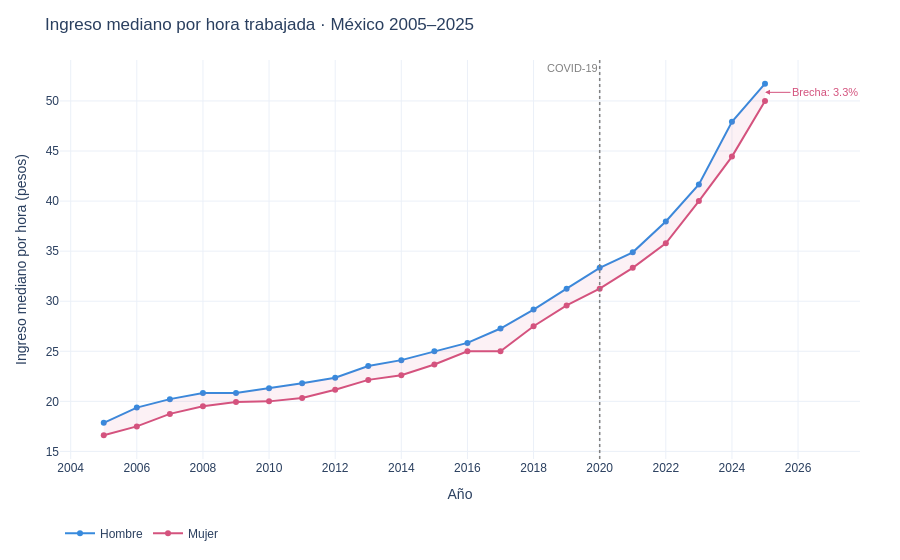

Source (notebook cell):
### Markdown cell above
## G1 — Tendencia nacional 2005–2025

La brecha bajó de 7% en 2005 a 3.3% en 2025 — se redujo a la mitad en 20 años.

### Code cell
hombre = sn[sn['sexo']=='Hombre'].sort_values('anio')
mujer  = sn[sn['sexo']=='Mujer'].sort_values('anio')

fig1 = px.line(
    sn, x='anio', y='mediana_ing_hora', color='sexo',
    color_discrete_map=COLOR_MAPA, markers=True,
    labels={'anio':'Año', 'mediana_ing_hora':'Ingreso mediano por hora (pesos)', 'sexo':''},
    title='Ingreso mediano por hora trabajada · México 2005–2025',
)

# Área sombreada para visualizar la brecha entre las dos líneas
fig1.add_trace(go.Scatter(
    x=list(hombre['anio']) + list(hombre['anio'])[::-1],
    y=list(hombre['mediana_ing_hora']) + list(mujer['mediana_ing_hora'])[::-1],
    fill='toself', fillcolor='rgba(212,83,126,0.08)',
    line=dict(color='rgba(255,255,255,0)'),
    showlegend=False, hoverinfo='skip',
))

fig1.add_vline(x=2020, line_dash='dot', line_color='gray', line_width=1.5,
               annotation_text='COVID-19', annotation_position='top left',
               annotation_font=dict(size=11, color='gray'))

ultimo = pivot_sn[pivot_sn['anio']==2025].iloc[0]
fig1.add_annotation(
    x=2025, y=(ultimo['Hombre']+ultimo['Mujer'])/2,
    text=f"Brecha: {ultimo['brecha_pct']}%",
    showarrow=True, arrowhead=2, ax=60, ay=0,
    font=dict(size=11, color=COLOR_MUJER), arrowcolor=COLOR_MUJER,
)

fig1.update_layout(
    template='plotly_white', hovermode='x unified',
    legend=dict(orientation='h', y=-0.15),
    xaxis=dict(dtick=2), margin=dict(t=60, b=60, l=60, r=40),
    font=dict(family='Arial, sans-serif', size=12),
)
fig1.write_html(f'{RUTA_DASH}/g1_serie_nacional.html')
fig1.show()
print('G1 guardada.')

### Figure 1 — Plotly figure (JSON) as saved in the notebook; plotly's stock layout.template omitted (floating-point values rounded to 4 significant figures)
{"data": [{"hovertemplate": "=Hombre<br>Año=%{x}<br>Ingreso mediano por hora (pesos)=%{y}<extra></extra>", "legendgroup": "Hombre", "line": {"color": "#378ADD", "dash": "solid"}, "marker": {"symbol": "circle"}, "mode": "lines+markers", "name": "Hombre", "orientation": "v", "showlegend": true, "type": "scatter", "x": [2005, 2006, 2007, 2008, 2009, 2010, 2011, 2012, 2013, 2014, 2015, 2016, 2017, 2018, 2019, 2020, 2021, 2022, 2023, 2024, 2025], "xaxis": "x", "y": [17.86, 19.38, 20.22, 20.83, 20.83, 21.31, 21.82, 22.36, 23.53, 24.12, 25.0, 25.84, 27.27, 29.17, 31.25, 33.33, 34.88, 37.97, 41.67, 47.92, 51.72], "yaxis": "y"}, {"hovertemplate": "=Mujer<br>Año=%{x}<br>Ingreso mediano por hora (pesos)=%{y}<extra></extra>", "legendgroup": "Mujer", "line": {"color": "#D4537E", "dash": "solid"}, "marker": {"symbol": "circle"}, "mode": "lines+markers", "name": "Mujer", "orientation": "v", "showlegend": true, "type": "scatter", "x": [2005, 2006, 2007, 2008, 2009, 2010, 2011, 2012, 2013, 2014, 2015, 2016, 2017, 2018, 2019, 2020, 2021, 2022, 2023, 2024, 2025], "xaxis": "x", "y": [16.61, 17.5, 18.75, 19.51, 19.93, 20.0, 20.34, 21.17, 22.15, 22.6, 23.69, 25.0, 25.0, 27.5, 29.58, 31.25, 33.33, 35.78, 40.0, 44.44, 50.0], "yaxis": "y"}, {"fill": "toself", "fillcolor": "rgba(212,83,126,0.08)", "hoverinfo": "skip", "line": {"color": "rgba(255,255,255,0)"}, "showlegend": false, "type": "scatter", "x": [2005, 2006, 2007, 2008, 2009, 2010, 2011, 2012, 2013, 2014, 2015, 2016, 2017, 2018, 2019, 2020, 2021, 2022, 2023, 2024, 2025, 2025, 2024, 2023, 2022, 2021, 2020, 2019, 2018, 2017, 2016, 2015, 2014, 2013, 2012, 2011, 2010, 2009, 2008, 2007, 2006, 2005], "y": [17.86, 19.38, 20.22, 20.83, 20.83, 21.31, 21.82, 22.36, 23.53, 24.12, 25, 25.84, 27.27, 29.17, 31.25, 33.33, 34.88, 37.97, 41.67, 47.92, 51.72, 50, 44.44, 40, 35.78, 33.33, 31.25, 29.58, 27.5, 25, 25, 23.69, 22.6, 22.15, 21.17, 20.34, 20, 19.93, 19.51, 18.75, 17.5, 16.61]}], "layout": {"annotations": [{"font": {"color": "gray", "size": 11}, "showarrow": false, "text": "COVID-19", "x": 2020, "xanchor": "right", "xref": "x", "y": 1, "yanchor": "top", "yref": "y domain"}, {"arrowcolor": "#D4537E", "arrowhead": 2, "ax": 60, "ay": 0, "font": {"color": "#D4537E", "size": 11}, "showarrow": true, "text": "Brecha: 3.3%", "x": 2025, "y": 50.86}], "font": {"family": "Arial, sans-serif", "size": 12}, "hovermode": "x unified", "legend": {"orientation": "h", "title": {"text": ""}, "tracegroupgap": 0, "y": -0.15}, "margin": {"b": 60, "l": 60, "r": 40, "t": 60}, "shapes": [{"line": {"color": "gray", "dash": "dot", "width": 1.5}, "type": "line", "x0": 2020, "x1": 2020, "xref": "x", "y0": 0, "y1": 1, "yref": "y domain"}], "title": {"text": "Ingreso mediano por hora trabajada · México 2005–2025"}, "xaxis": {"anchor": "y", "domain": [0, 1], "dtick": 2, "title": {"text": "Año"}}, "yaxis": {"anchor": "x", "domain": [0, 1], "title": {"text": "Ingreso mediano por hora (pesos)"}}}}
